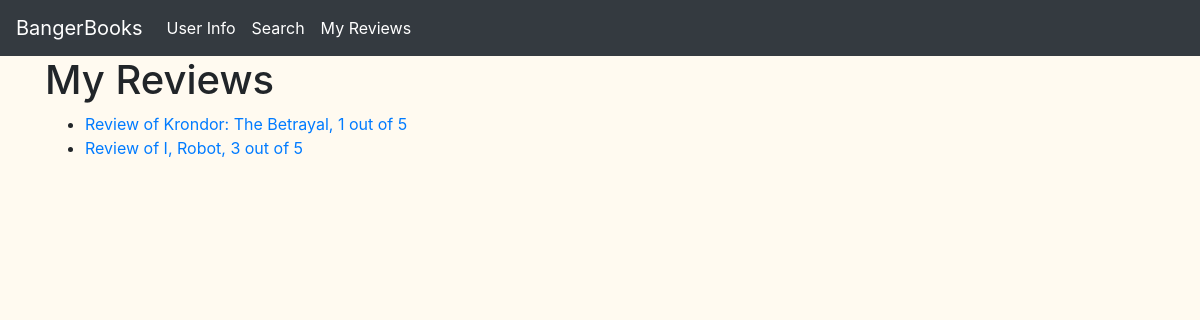
The page /review/ (signed in) on the database as committed earlier.
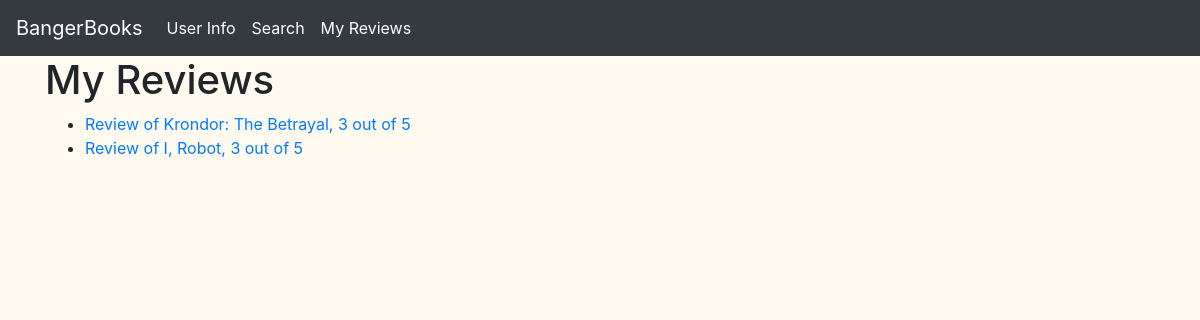
The same page on the database as committed later.
### review/models.py (models this page shows)
class Review(models.Model):
    book = models.ForeignKey(Book, on_delete=models.CASCADE, related_name="reviews")
    title = models.TextField(max_length=128)
    user_id = models.IntegerField()
    content = models.TextField(max_length=1024)
    rating = models.SmallIntegerField(default=3, validators=[MaxValueValidator(5)])
    def __str__(self):
        return f"Review of {self.book.title}, {self.rating} out of 5"

### search/models.py (models this page shows, shortened)
class Book(models.Model):
    author_id = models.ForeignKey(Author, on_delete=models.CASCADE, related_name="books")
    title = models.TextField()
    isbn = models.TextField()
    year = models.IntegerField()

### review/views.py (the view)
# urls.py: path("", views.index, name="index"),
@login_required()
def index(request):
    reviews = Review.objects.filter(user_id=request.user.id)
    return render(request, 'review/index.html', {
        'reviews': reviews
    })

### review/templates/review/index.html (shortened to what this page needs)
{% extends 'review/layouts.html' %}
{% block head %}
{% load static %}
<link rel="stylesheet" href="{% static 'review/css/index.css' %}">
{% endblock %}
{% block body %}
    <div class="container">
        <h1>My Reviews</h1>
        <ul>
            {% for review in reviews %}
            <li>
                <a href="{% url 'review:edit' review.book.id%}">{{ review }}</a>
            </li>
            {% endfor %}
        </ul>
    </div>
{% endblock %}

### review/templates/review/layouts.html (shortened to what this page needs)
<!DOCTYPE html>
<html lang="en">
    <head>
        {% load static %}
        <link rel="stylesheet" href="https://stackpath.bootstrapcdn.com/bootstrap/4.1.3/css/bootstrap.min.css">
        <link rel="stylesheet" href="{% static 'css/bangerbooks.css' %}">
        {% block head %}
        {% endblock %}
    </head>
    <body>
        <nav class="navbar navbar-expand-lg navbar-dark bg-dark">
          <a class="navbar-brand" href="{% url 'review:index' %}">BangerBooks</a>
              <div class="navbar-nav">
                <a class="nav-item nav-link active" href="{% url 'users:index' %}">User Info</a>
                <a class="nav-item nav-link active" href="{% url 'search:index' %}">Search</a>
                <a class="nav-item nav-link active" href="{% url 'review:index' %}">My Reviews</a>
              </div>
          </nav>
        {% block body %}
        {% endblock %}
    </body>
</html>

### static/css/bangerbooks.css (style rules this page uses)
body { background-color: floralwhite; }

Rows that differ between the two databases and show on the page:
changed Review: book+rating "Review of Krondor: The Betrayal, 1 out of 5" → "Review of Krondor: The Betrayal, 3 out of 5"
